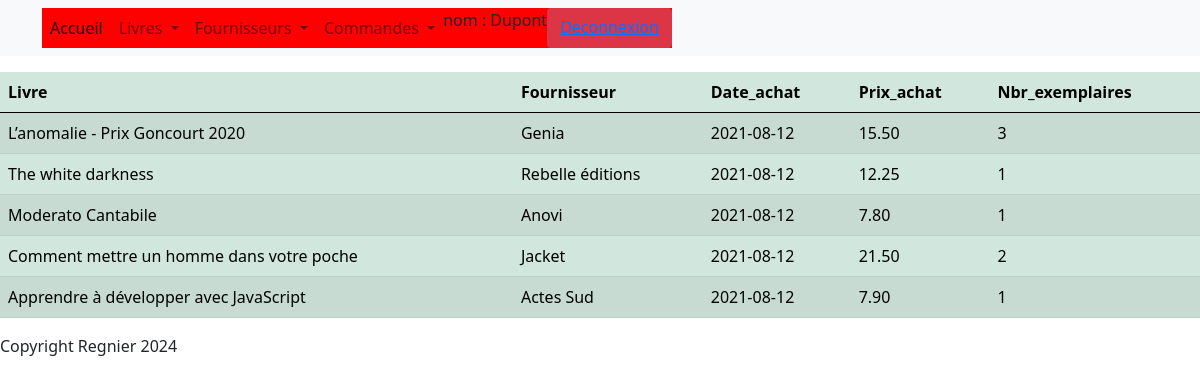
/?controller=commandes&action=all_commandes (signed in), run on the app's committed database.
### tables this page shows
CREATE TABLE `commander` (
  `id_commande` int(11) NOT NULL,
  `Id_Livre` int(11) NOT NULL,
  `Id_fournisseur` int(11) NOT NULL,
  `Date_achat` date NOT NULL,
  `Prix_achat` decimal(6,2) NOT NULL,
  `Nbr_exemplaires` int(11) NOT NULL
);

CREATE TABLE `livres` (
  `Id_Livre` int(11) NOT NULL,
  `ISBN` varchar(50) NOT NULL,
  `Titre_livre` varchar(100) NOT NULL,
  `Theme_livre` varchar(50) NOT NULL,
  `Nbr_pages_livre` int(11) NOT NULL,
  `Format_livre` varchar(50) NOT NULL,
  `Nom_auteur` varchar(100) NOT NULL,
  `Prenom_auteur` varchar(100) NOT NULL,
  `Editeur` varchar(100) NOT NULL,
  `Annee_edition` int(11) NOT NULL,
  `Prix_vente` decimal(6,2) NOT NULL,
  `Langue_livre` varchar(50) NOT NULL
);

CREATE TABLE `fournisseurs` (
  `Id_fournisseur` int(11) NOT NULL,
  `Code_fournisseur` varchar(50) NOT NULL COMMENT 'Le code du fournisseur',
  `Raison_sociale` varchar(50) NOT NULL COMMENT 'Nom de la compagnie du fournisseur',
  `Rue_fournisseur` varchar(100) DEFAULT NULL COMMENT 'Rue du fournisseur',
  `Code_postal` varchar(50) DEFAULT NULL COMMENT 'Code postal du fournisseur',
  `Localite` varchar(100) DEFAULT NULL COMMENT 'Localité du fournisseur',
  `Pays` varchar(100) DEFAULT NULL COMMENT 'Pays du fournisseur',
  `Tel_fournisseur` varchar(50) DEFAULT NULL COMMENT 'téléphone du fournisseur',
  `Url_fournisseur` varchar(100) DEFAULT NULL COMMENT 'Adresse du site Web du fournisseur',
  `Email_fournisseur` varchar(50) DEFAULT NULL COMMENT 'Email du fournisseur',
  `Fax_fournisseur` varchar(50) DEFAULT NULL COMMENT 'Fax du fournisseur'
);

### Controllers/Controller_commandes.php (called while the page is built, shortened)
<?php
class Controller_commandes extends Controller
{
    public function action_all_commandes()
    {
        $m=Model::get_model();
        $data=['commandes'=>$m->get_all_commandes()];
        $this->render("all_commandes",$data);
    }
}

### Models/Model.php (called while the page is built, shortened)
<?php
class Model
{
    private $bd;
    private static $instance=null;
    private function __construct()
    {
        try {
            $this->bd = new PDO('mysql:host=localhost;dbname=gestion_librairie_mvc', 'root', '');
            $this->bd->query("SET NAMES 'utf8'");
            $this->bd->setAttribute(PDO::ATTR_ERRMODE, PDO::ERRMODE_EXCEPTION);
        }
        catch (PDOException $e)
        {
            die('<p>Echec connexion. Erreur [' . $e->getCode() . '] : ' . $e->getMessage() . '</p>');
        }
    }
    public static function get_model()
    {
        if(is_null(self::$instance))
        {
            self::$instance=new Model();
        }
        return self::$instance;
    }
public function get_all_commandes()
{
    try {
        $requete = $this->bd->prepare('SELECT id_commande, L.Titre_livre, F.Raison_sociale, Date_achat, Prix_achat, Nbr_exemplaires FROM commander C JOIN fournisseurs F ON C.Id_fournisseur = F.Id_fournisseur JOIN livres L ON C.Id_Livre = L.Id_Livre;');
        $requete->execute();
    } catch (PDOException $e) {
        die('Erreur [' . $e->getCode() . '] : ' . $e->getMessage() . '</p>');
    }
    return $requete->fetchAll(PDO::FETCH_OBJ);
}
}

### Views/Commandes/view_all_commandes.php (the view, shortened to what this page needs)
<div>
<table id='table' class="table table-success table-striped">
    <thead>
        <th>Livre</th>
        <th>Fournisseur</th>
        <th>Date_achat</th>
        <th>Prix_achat</th>
        <th>Nbr_exemplaires</th>
    </thead>
    <?php  foreach($commandes as $c ): ?>
    <tr>
        <td><?=$c->Titre_livre?></td>
        <td><?=$c->Raison_sociale?></td>
        <td><?=$c->Date_achat?></td>
        <td><?=$c->Prix_achat?></td>
        <td><?=$c->Nbr_exemplaires?></td>
    </tr>
    <?php endforeach; ?>
</table>
</div>

### Content/css/style.css (style rules this page uses)
* { margin: 0; padding: 0; box-sizing: border-box; }

### data on the page
commander: Id_Livre.Titre_livre "L’anomalie - Prix Goncourt 2020", Id_fournisseur.Raison_sociale "Genia", Date_achat "2021-08-12", Prix_achat "15.50", Nbr_exemplaires "3"
commander: Id_Livre.Titre_livre "The white darkness", Id_fournisseur.Raison_sociale "Rebelle éditions", Date_achat "2021-08-12", Prix_achat "12.25", Nbr_exemplaires "1"
commander: Id_Livre.Titre_livre "Moderato Cantabile", Id_fournisseur.Raison_sociale "Anovi", Date_achat "2021-08-12", Prix_achat "7.80", Nbr_exemplaires "1"
commander: Id_Livre.Titre_livre "Comment mettre un homme dans votre poche", Id_fournisseur.Raison_sociale "Jacket", Date_achat "2021-08-12", Prix_achat "21.50", Nbr_exemplaires "2"
commander: Id_Livre.Titre_livre "Apprendre à développer avec JavaScript", Id_fournisseur.Raison_sociale "Actes Sud", Date_achat "2021-08-12", Prix_achat "7.90", Nbr_exemplaires "1"

### other printed values
$_SESSION["nom"] "Dupont"
